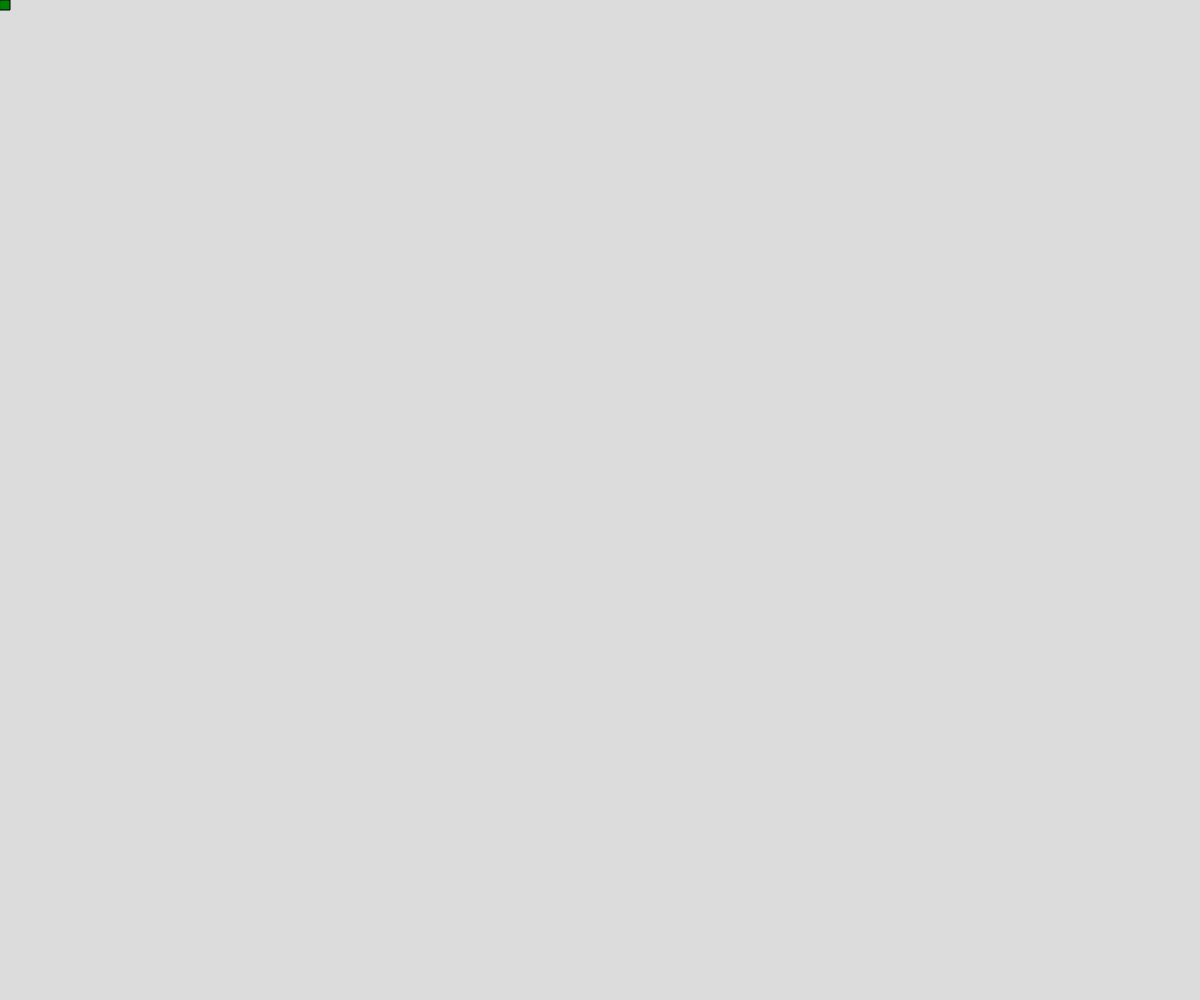
Frame 1 (no input)
Frame 60 (no input): identical to frame 1, image omitted
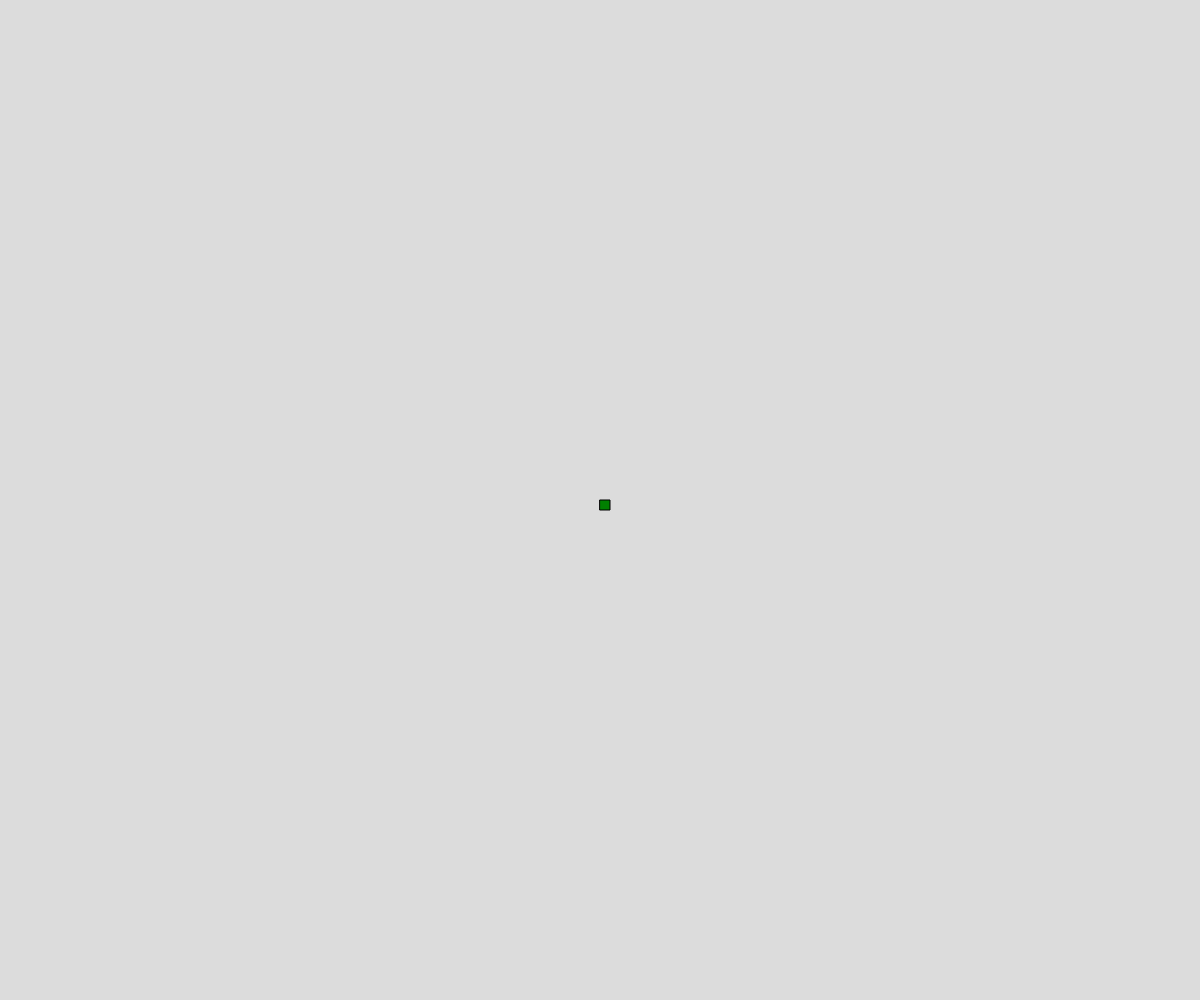
Frame 120 (the mouse pressed at the canvas centre since frame 60)

The p5.js sketch that drew these frames (run headless with seeded random() and noise() and a simulated clock; from frame 60 on, the mouse is pressed at the canvas centre):

// p5.js sketch
// ── sketch.js
// Project Title
// Your Name
// Date
//
// Extra for Experts:
// - describe what you did to take this project "above and beyond"

// Global Variable 
let color = 0;
let colorList = ["Green","Red","Blue"];
let gra;

function setup() {
  createCanvas(windowWidth, windowHeight);
  background(220);
  gra = createGraphics( width,height);
}
function keyPressed (){
  if ( key === '1'){
    color = 0;
  }
  if ( key === '2'){
    color = 1;
  }
  if ( key === '3'){
    color = 2;
  }
  gra.fill(colorList[color]);
  if ( key === 'a'){
    gra.rect(mouseX,mouseY,50,100);
  }
  if ( key === 's'){
    gra.ellipse(mouseX,mouseY,50,100);
  }
  if ( key === 'd'){
    gra.circle(mouseX,mouseY,50);
  }
  if ( key === ' '){
    //erase();
    gra.background(220);
    //noErase();
  }
  
}


function draw() {
  noCursor();
  background(220);
  fill(colorList[color]);
  rect(mouseX,mouseY,10);
  image(gra,0,0);
}
